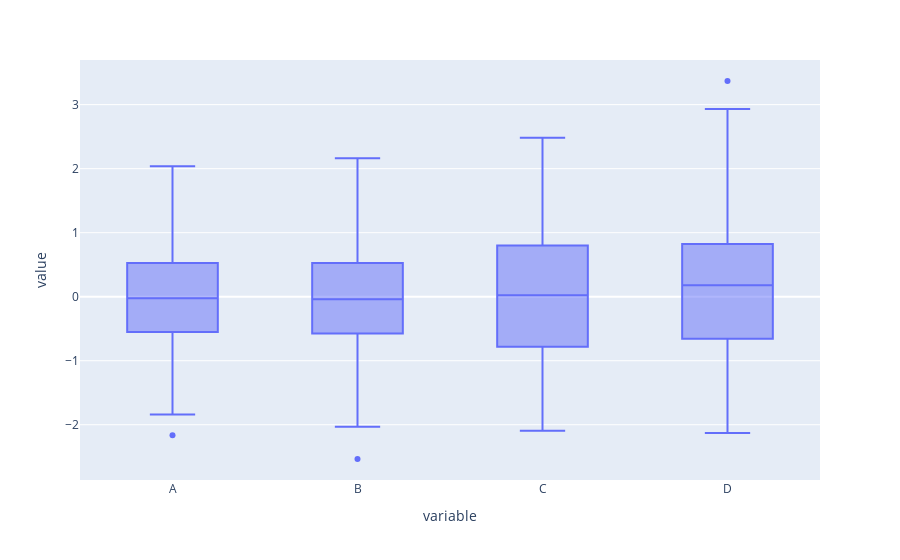

The code cell stored with this chart in its notebook:
### Code cell
df.plot(kind ='box')

### Figure 1 — Plotly figure (JSON) as saved in the notebook; plotly's stock layout.template omitted (floating-point values rounded to 4 significant figures; data arrays with more than 128 entries replaced by an {"elided": "..."} marker saying what was removed)
{"data": [{"alignmentgroup": "True", "hovertemplate": "variable=%{x}<br>value=%{y}<extra></extra>", "legendgroup": "", "marker": {"color": "#636efa"}, "name": "", "notched": false, "offsetgroup": "", "orientation": "v", "showlegend": false, "type": "box", "x": {"elided": "400 str values"}, "x0": " ", "xaxis": "x", "y": {"elided": "400 float values"}, "y0": " ", "yaxis": "y"}], "layout": {"boxmode": "group", "legend": {"tracegroupgap": 0}, "margin": {"t": 60}, "xaxis": {"anchor": "y", "domain": [0, 1], "title": {"text": "variable"}}, "yaxis": {"anchor": "x", "domain": [0, 1], "title": {"text": "value"}}}}
